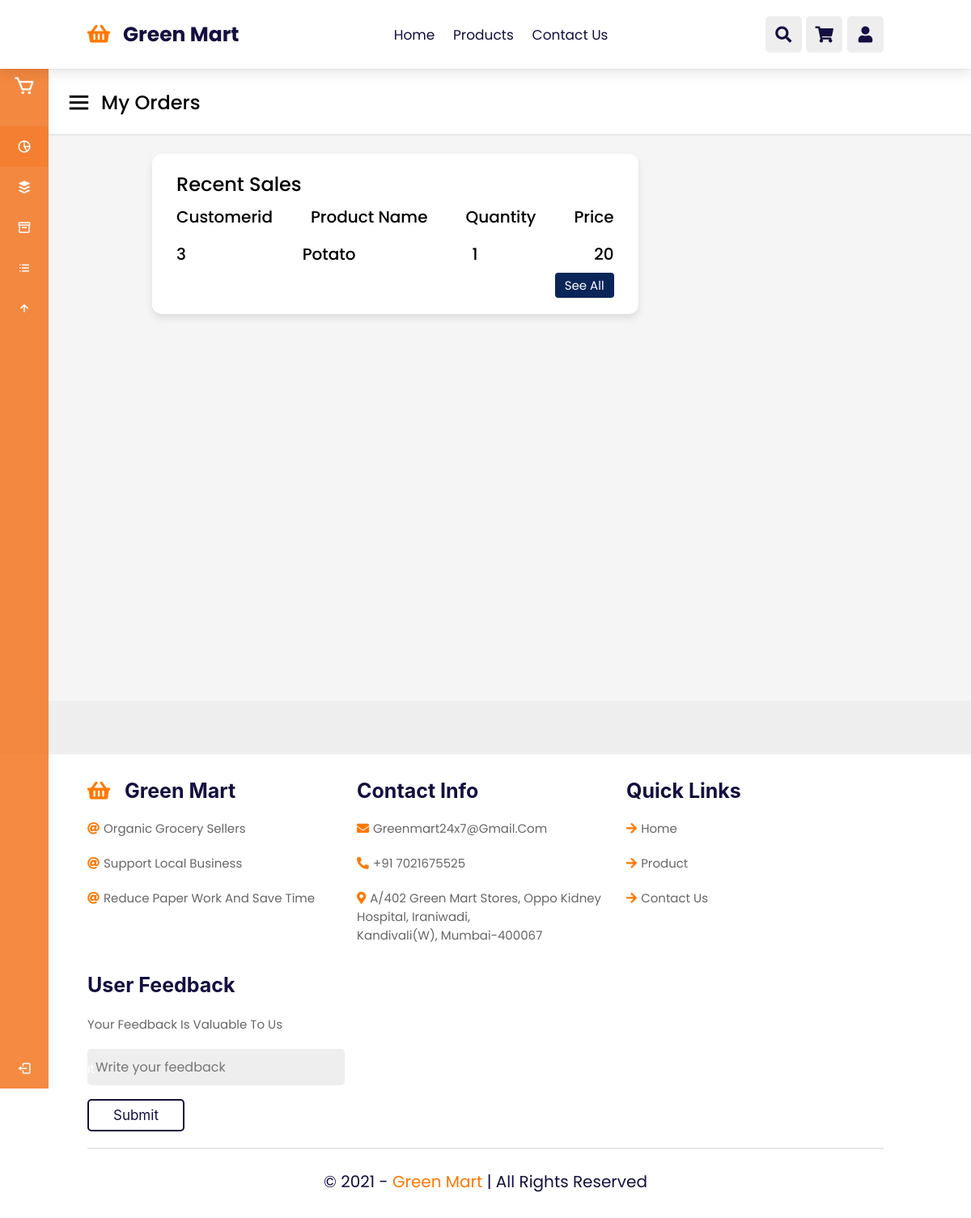
Screenshot of /admin_pages/orders.php with the database file from the repository.
### tables this page shows
CREATE TABLE `cartdetails` (
  `id` int(11) NOT NULL,
  `useriid` varchar(50) NOT NULL,
  `productid` varchar(50) NOT NULL,
  `productname` varchar(50) NOT NULL,
  `price` varchar(50) NOT NULL,
  `quantity` varchar(50) NOT NULL
);

### admin_pages/orders.php (the view, shortened to what this page needs)
<?php
include "../db.php";
?>
<!DOCTYPE html>
<html lang="en">
<head>
    <link rel="stylesheet" href="https://unpkg.com/swiper@7/swiper-bundle.min.css" />
    <link rel="stylesheet" href="https://cdnjs.cloudflare.com/ajax/libs/font-awesome/5.15.4/css/all.min.css">
    <link rel="stylesheet" href="../css/style.css">
    <link rel="stylesheet" href="../css/style.css">
    <link href='https://unpkg.com/boxicons@2.0.7/css/boxicons.min.css' rel='stylesheet'>
</head>
<body>
<header class="header">
    <a href="../index.php" class="logo"> <i class="fas fa-shopping-basket"></i> &nbsp; Green Mart</a>
    <nav class="navbar">
        <a href="../index.php">Home</a>
        <a href="../Pages/Product.php">Products</a>
        <a href="../Pages/Contactus.php">Contact Us</a>
    </nav>
    <div class="icons">
        <div class="fas fa-search" id="search-btn"></div>
        <div class="fas fa-shopping-cart" id="cart-btn"></div>
        <div class="fas fa-user" id="login-btn"></div>
    </div>
</header>
<br/>
<br/>
<br/>
<br/>
<br/>
<br/>
<body>
    <div class="sidebar">
      <div class="logo-details">
        <i class='bx bx-cart'></i>
        <span class="logo_name">Green Mart</span>
      </div>
        <?php include("../admin_pages/admin_page_navigation.php"); ?>
    </div>
    <section class="home-section">
      <nav>
        <div class="sidebar-button">
          <i class='bx bx-menu sidebarBtn'></i>
          <span class="dashboard">My Orders</span>
        </div>
      </nav>
      <div class="home-content">
        <div class="sales-boxes">
          <div class="recent-sales box">
            <div class="title">Recent Sales</div>
            <div class="sales-details">
              <ul class="details">
              <li class="topic">Customerid</li>
            </ul>
            <ul class="details">
              <li class="topic">Product Name</li>
            </ul>
            <ul class="details">
              <li class="topic">Quantity</li>
            </ul>
            <ul class="details">
                <li class="topic">Price</li>
            </ul>
            </div>
            <?php
              $qry = "select * from cartdetails";
              $res = mysqli_query($con,$qry);
              while($row = mysqli_fetch_assoc($res)){
                ?>
                <div class="sales-details">
              <ul class="details">
              <li class="topic"><?php echo $row["useriid"]; ?></li>
            </ul>
            <ul class="details">
              <li class="topic"><?php echo $row["productname"];?></li>
            </ul>
            <ul class="details">
              <li class="topic"><?php echo $row["quantity"];?> </li>
            </ul>
            <ul class="details">
                <li class="topic"><?php echo $row["price"];?></li>
            </ul>
            </div>
                <?php
              }
            ?>
            <div class="button">
              <a href="#">See All</a>
            </div>
          </div>
          </div>
        </div>
    </section>
<br/>
<br/>
<br/>
<br/>
<br/>
<br/>
<section class="footer">
    <div class="box-container">
        <div class="box">
            <h3><i class="fas fa-shopping-basket"></i> &nbsp; Green Mart</a>
            </h3>
            <div>
                <a href="#" class="links"> <i class="fas fa-at"></i>Organic Grocery Sellers</a>
                <a href="#" class="links"> <i class="fas fa-at"></i>Support local business</a>
                <a href="#" class="links"> <i class="fas fa-at"></i>Reduce paper work and save time</a>
            </div>
        </div>
        <div class="box">
            <h3>contact info</h3>
            <a href="mailto:greenmart24x7@gmail.com" class="links"> <i class="fas fa-envelope"></i>greenmart24x7@gmail.com</a>
            <a href="callto:+91 7021675525" class="links"> <i class="fas fa-phone-alt"></i>+91 7021675525</a>
            <a href="https://goo.gl/maps/fztRgH177NvaULyV7" class="links"> <i class="fas fa-map-marker-alt"></i>A/402 Green Mart Stores, Oppo Kidney Hospital, Iraniwadi, <br/>Kandivali(W), Mumbai-400067</a>
        </div>
        <div class="box">
            <h3>quick links</h3>
            <a href="../index.php" class="links"> <i class="fas fa-arrow-right"></i>Home</a>
            <a href="../Pages/Product.php" class="links"> <i class="fas fa-arrow-right"></i>Product</a>
            <a href="../Pages/Contactus.php" class="links"> <i class="fas fa-arrow-right"></i>Contact Us</a>
        </div>
        <div class="box">
            <h3>User Feedback</h3>
            <p>Your feedback is valuable to us</p>
            <input type="text" placeholder="Write your feedback" class="email">
            <input type="submit" value="submit" class="btn">
        </div>
    </div>
    <div class="credit"> © 2021 - <span> Green Mart</span> | all rights reserved </div>
</section>
</body>
</html>

### rows the page displays
cartdetails: useriid "3", productname "Potato", quantity "1", price "20"
